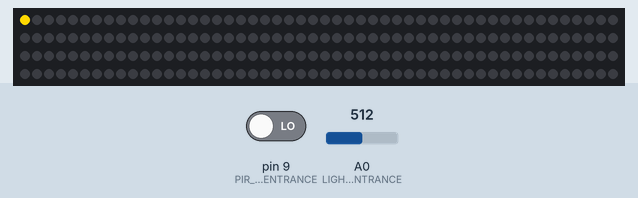
This sketch was run on a simulated Arduino Uno, built with avr-gcc and run on an emulated ATmega328P. Shown: 200 RGB LEDs in strip order, left to right, continuing on the next row. The test bench sets the inputs (shaded band); at power-on: pin 9 (PIR_PIN_ENTRANCE) LOW, A0 (LIGHT_DETECTION_PIN_ENTRANCE) = 512. The strip is taken to match the declared colour order.

Above: at 0.1 s.
At 1.3 s:
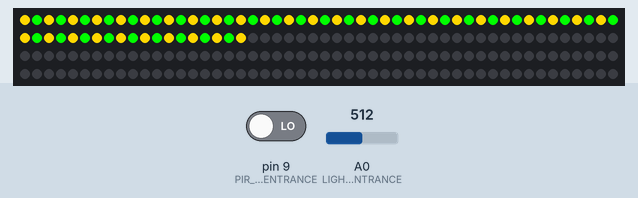
At 1.9 s:
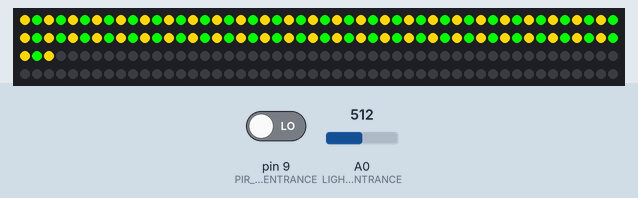
At 3.7 s:
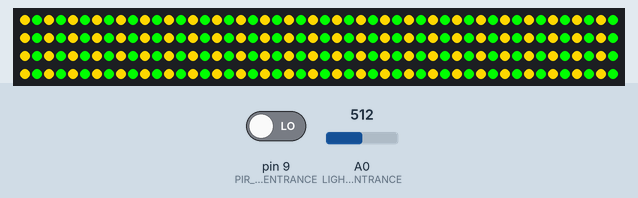
At 6.9 s:
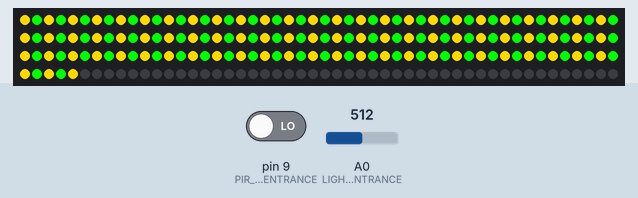
At 10.3 s:
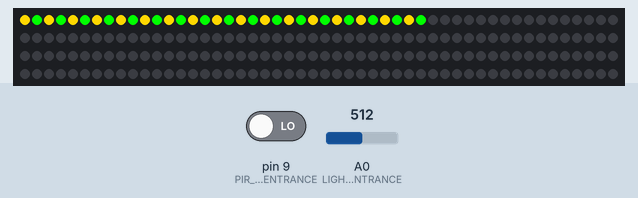

The sketch:

car-port-light.ino
```cpp
#include <Adafruit_NeoPixel.h>
//LED WS2811
#define NEOPIXEL_PIN 6
#define NUM_LEDS 200
// MOTION DETECTION
#define PIR_PIN_ENTRANCE 9
//LIGHT INTENSE DETECTION --> Analog INPUT
#define LIGHT_DETECTION_PIN_ENTRANCE A0
// The defaults
int SHOW_LED_COLOR_TIME_OUT = 2000;
int MIN_BURN_DURATION = 30000;
int LIGHT_INTENSE_BREAKPOINT = 20;
int MAX_BRIGHTNESS = 220;
int lightTurnedOfIndex = 0;
int DEFAULT_SHOW_DELAY = 10;
int DEFAULT_HIDE_DELAY = 20;
boolean lightIsTurnedOn = false;
// the LED Strip definition
Adafruit_NeoPixel strip = Adafruit_NeoPixel(NUM_LEDS, NEOPIXEL_PIN, NEO_BRG);
uint32_t default_color = strip.Color(255, 120, 5);
uint32_t color_one = strip.Color(255, 215, 0);
uint32_t color_two = strip.Color(0, 255, 0);
uint32_t color_black = strip.Color(0, 0, 0);
void setup()
{
  setupLEDStrip();
  pinMode(LIGHT_DETECTION_PIN_ENTRANCE, INPUT);
  pinMode(PIR_PIN_ENTRANCE, INPUT);
}

void loop()
{
  while (isDarkEnough()) {
    if (shouldEnableLight(lightIsTurnedOn)) {
      lightIsTurnedOn = turnOnLight();
    }
    else if(lightIsTurnedOn) {
      delay(MIN_BURN_DURATION);
      lightIsTurnedOn = turnOffLight();
    }
    else{
      return;
    }
  }

  if (lightIsTurnedOn) {
    lightIsTurnedOn = turnOffLight();
  }
}
void setupLEDStrip()
{
  strip.begin();
  strip.show();
  turnOnLight();
  delay(SHOW_LED_COLOR_TIME_OUT);
  turnOffLight();
}
boolean shouldEnableLight(boolean alreadyOn)
{
  return  motionDetected() && !alreadyOn;
}

boolean motionDetected() {
  int motion = digitalRead(PIR_PIN_ENTRANCE);
  return motion == HIGH;
}

boolean isDarkEnough() {
  int brightness = analogRead(LIGHT_DETECTION_PIN_ENTRANCE);
  return  brightness <= LIGHT_INTENSE_BREAKPOINT;
}
//******TURN ON******
boolean turnOnLight()
{
  for (int n = 0; n < NUM_LEDS; n++)
  {
    turnOnPixel(n, DEFAULT_SHOW_DELAY);
  }
  return true;
}

void turnOnPixel(int index, int showDelay) {
  if (index % 2 == 0) {
    strip.setPixelColor(index, color_one);
  }
  else {
    strip.setPixelColor(index, color_two);
  }
  strip.show();
  delay(showDelay);
}

//******TURN OFF******
boolean turnOffLight()
{
  for (int n = NUM_LEDS; n >= 0; n--)
  {
    turnOffPixel(n, DEFAULT_HIDE_DELAY);
    if (motionDetected()) {
      lightTurnedOfIndex = n;
      break;
    }
  }
  return false;
}

void turnOffPixel(int index, int showDelay) {
  strip.setPixelColor(index, color_black);
  strip.show();
  delay(showDelay);

}
```
